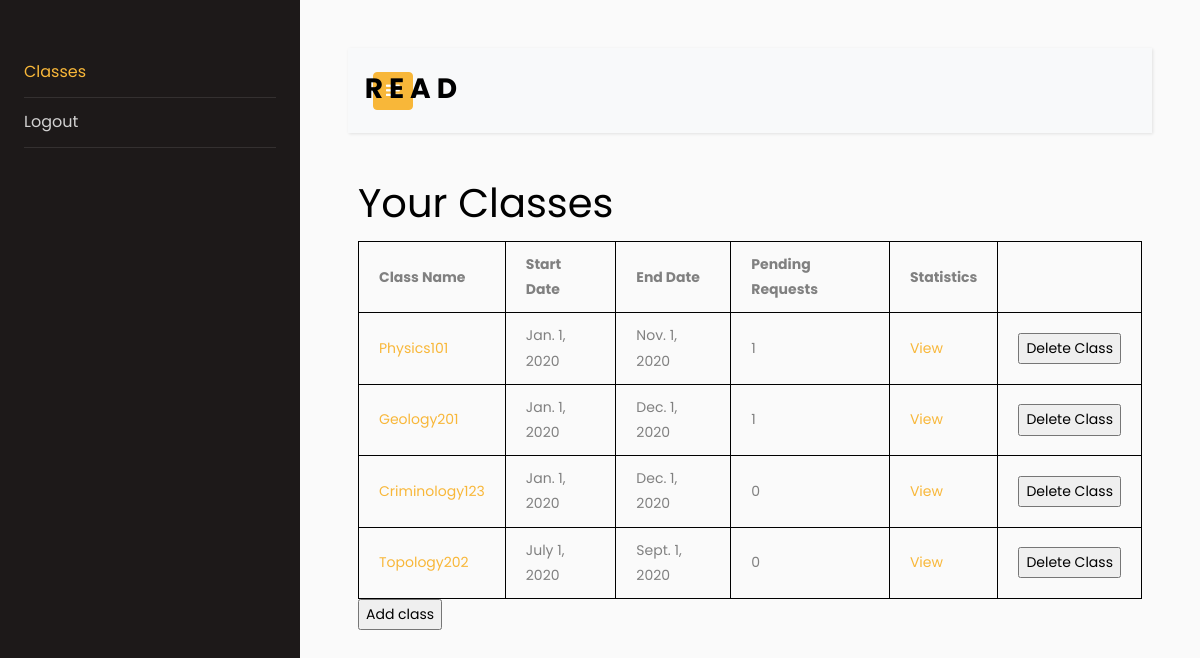
Page /read/teacher/classes/ (signed in) on the committed database.
### read/models.py (models this page shows, shortened)
class Classroom(models.Model):
    name = models.SlugField(max_length = 100, blank=False)
    start_date = models.DateField(blank=False)
    end_date = models.DateField(blank=False)
    teacher = models.ForeignKey(Teacher, on_delete=models.CASCADE, blank=False)

### read/views.py (the view)
# urls.py: path('teacher/classes/', views.teacher_classes_view, name='teacher_classes_view'),
@login_required
@user_passes_test(user_is_teacher)
@user_passes_test(user_not_admin, login_url='/read/admin_redirected')
def teacher_classes_view(request):
    action = request.POST.get('action')
    if(action == 'add_class'):
        return HttpResponseRedirect(reverse('teacher_adds_classroom_view'))
    elif(action == 'delete'):
        class_name = request.POST.get('class_name')
        assert class_name is not None
        _class = Classroom.objects.get(name=class_name)
        _class.delete()
    else:
        assert action is None
    cur_teacher = Teacher.objects.get(user_id=request.user.id)
    try:
        classes = Classroom.objects.filter(teacher_id=cur_teacher.user_id)
        pending_requests = [0 for x in range(classes.count())]
        for idx, _class in enumerate(classes):
            pending_requests[idx] = Enrolled_in.objects.filter(classroom=_class, status = False).count()
    except(Classroom.DoesNotExist):
        classes = None
        pending_requests = None
    return render(request, 'read/teacher/teacher_classes.html', {'classes' : classes, 'pending_requests' : pending_requests})

### read/templatetags/my_index_filter.py (called while the page is built)
@register.filter(name='index')
def index(value, idx):
    return value[idx]

### read/views.py (called while the page is built)
def user_is_teacher(user):
    return user.is_teacher

def user_not_admin(user):
    return not user.is_superuser

### read/templates/read/teacher/teacher_classes.html (shortened to what this page needs)
{% extends "./teacher_base.html" %}
{% block content %}
{% load my_index_filter %}
    <h1>Your Classes</h1>
    <table>
        <th>Class Name</th>
        {% if classes %}
            <th>Start Date</th>
            <th>End Date</th>
            <th>Pending Requests</th>
            <th> Statistics</th>
        {% endif %}
        {% for class in classes %}
            <tr>
                <td><a href="{% url 'teacher_specific_class_view' class.name %}">{{ class.name }}</a></td>
                <td>{{ class.start_date }}</td>
                <td>{{ class.end_date }}</td>
                <td>{{ pending_requests|index:forloop.counter0 }}</td>
                <td><a href="{% url 'teacher_stats_view' class.name %}" >View</a></td>
                <td>
                    <form action="{% url 'teacher_classes_view' %}" method="post">
                        <input type="submit" value="Delete Class">
                    </form>
                </td>
            </tr>
            {% empty %}
            <tr>
                <td>No Classes</td>
            </tr>
        {% endfor %}
    </table>
    <form action="{% url 'teacher_classes_view' %}" method="post">
        <input type="submit" value="Add class">
    </form>
{% endblock %}

### read/static/read/teacher_base.css (style rules this page uses)
body { font-family: "Lato", sans-serif; }
table { border-collapse: collapse; border: 1px solid black; }
td, th { border: 1px solid black; padding: 10px 20px; }

### rows in the picture
Classroom: name "Physics101", start_date "Jan. 1, 2020", end_date "Nov. 1, 2020", counter0 "1"
Classroom: name "Geology201", start_date "Jan. 1, 2020", end_date "Dec. 1, 2020", counter0 "1"
Classroom: name "Criminology123", start_date "Jan. 1, 2020", end_date "Dec. 1, 2020", counter0 "0"
Classroom: name "Topology202", start_date "July 1, 2020", end_date "Sept. 1, 2020", counter0 "0"
